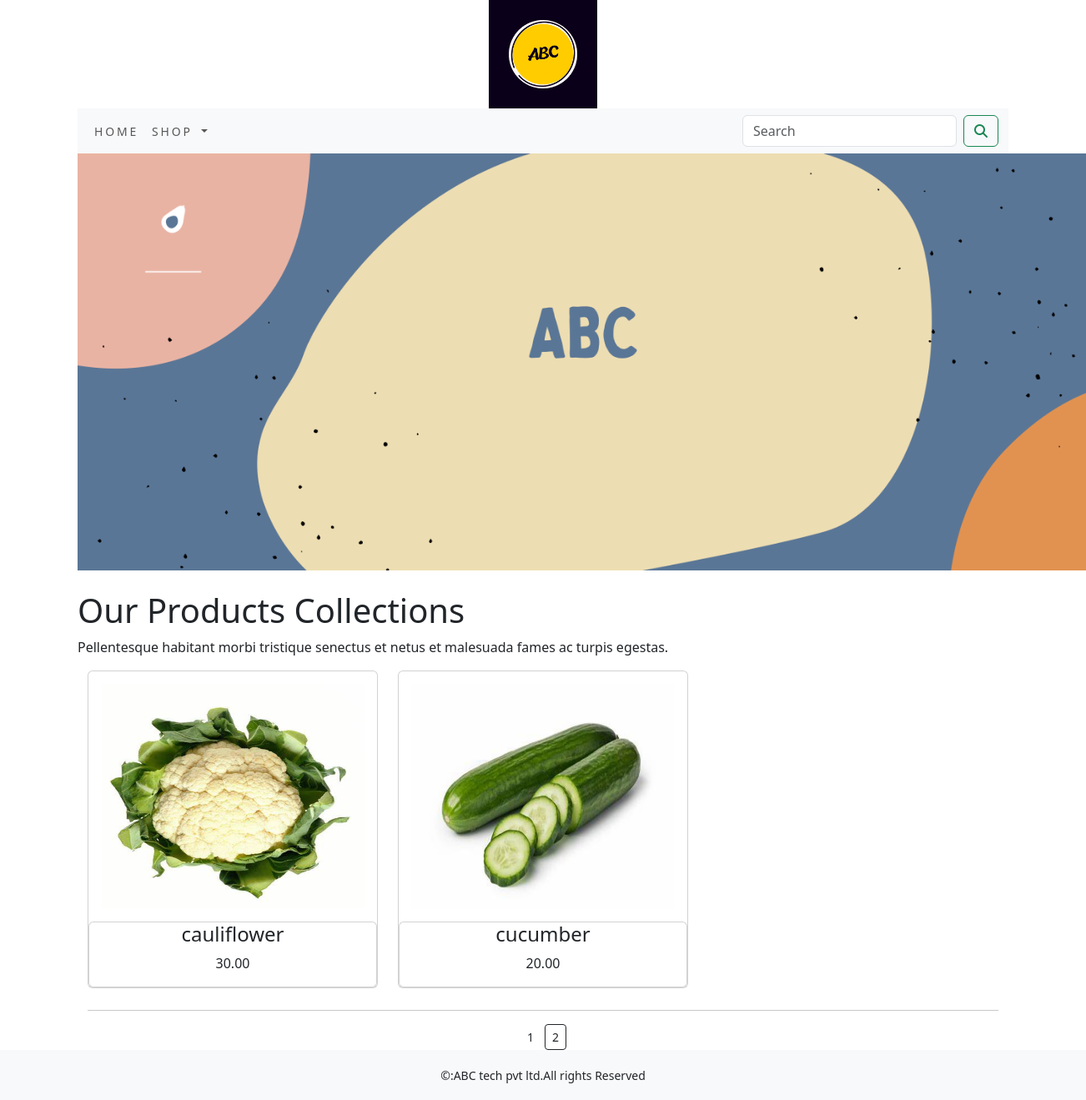
Screenshot of /shop/?page=2 with the database file from the repository.
### ecommerceapp/models.py (models this page shows, shortened)
class Product(models.Model):
    name=models.CharField(max_length=250, unique=True)
    slug=models.SlugField(max_length=250, unique=True)
    description=models.TextField(blank=True)
    price=models.DecimalField(max_digits=10,decimal_places=2)
    category=models.ForeignKey(Category,on_delete=models.CASCADE)
    image=models.ImageField(upload_to='category',blank=True)
    stock=models.IntegerField()
    available=models.BooleanField(default=True)
    created=models.DateTimeField(auto_now_add=True)
    updated=models.DateTimeField(auto_now=True)
    def get_url(self):
        return reverse('ecommerceapp:prodCatdetail',args=[self.category.slug,self.slug])
    class Meta:
        ordering=('name',)
        verbose_name='Product'
        verbose_name_plural='Products'

### ecommerceapp/views.py (the view)
# urls.py: path('',views.allProdCat,name='allProdCat'),
def allProdCat(request,c_slug=None):
    c_page=None
    products_list=None
    if c_slug!=None:
        c_page=get_object_or_404(Category,slug=c_slug)
        products_list=Product.objects.all().filter(category=c_page,available=True)
    else:
        products_list=Product.objects.all().filter(available=True)
    paginator=Paginator(products_list,6)
    try:
        page=int(request.GET.get('page','1'))
    except:
        page=1
    try:
        products=paginator.page(page)
    except(EmptyPage,InvalidPage):
        products=paginator.page(paginator.num_pages)
    return render(request,"category.html",{'category':c_page,'products':products})

### cart/context_processor.py (called while the page is built)
def counter(request):
    item_count=0
    if 'admin' in request.path:
        return {}
    else:
        try:
            cart=Cart.objects.filter(cart_id=_cart_id(request))
            cart_items=CartItem.objects.all().filter(cart=cart[:1])
            for cart_item in cart_items:
                item_count += cart_item.quantity
        except Cart.DoesNotExist:
            item_count=0
    return dict(item_count=item_count)

### cart/views.py (called while the page is built)
def _cart_id(request):
    cart=request.session.session_key
    if not cart:
        cart=request.session.create()
    return cart

### ecommerceapp/context_processor.py (called while the page is built)
def menu_links(requests):
    links=Category.objects.all()
    return dict(links=links)

### ecommerceapp/models.py (called while the page is built)
    def get_url(self):
        return reverse('ecommerceapp:product_by_category',args=[self.slug])

### template/category.html (shortened to what this page needs)
{% extends 'base.html' %}
{% load static %}
{% block content %}
  {% if category %}
    <div >
      <div>
        <p><a href="{% url 'ecommerceapp:allProdCat' %}">Our Products</a></p>
      </div>
    </div>
    <div>
      <img src="{{ category.image.url }}" alt="{{ category.name }}">
    </div><br>
    <div>
      <h1>{{category.name}}</h1>
      <p>{{category.description}}</p>
    </div>
  {% else %}
    <div>
      <img src="{% static 'img/Banner.png' %}" alt="Our Products" width="1250px">
    </div><br>
    <div>
      <h1>Our Products Collections</h1>
      <p>Pellentesque habitant morbi tristique senectus et netus et malesuada fames ac turpis egestas.</p>
    </div>
  {% endif %}
  <div class="container">
    <div class="row mx_auto">
      {% for product in products.object_list %}
        <div class="my_bottom_margin col-9 col-sm-12 col-md-4 xol-lg-4">
          <div class="card text-center" style="min-width:18rem;">
            <a href="{{ product.get_url }}">
              <img class="card-img-top my_image" src="{{ product.image.url }}" alt="{{ product.name }}" width="300px" height="300px">
            </a>
            <div class="card body">
              <h4>{{ product.name }}</h4>
              <p>{{ product.price }}</p>
            </div>
          </div>
        </div>
      {% endfor %}
    </div>
    <div>
      <div class="mx_auto">
        {% if products.paginator.num_pages > 1 %}
          <hr>
          <div class="text-center">
            {% for pg in products.paginator.page_range %}
            <a href="?page={{pg}}" class="btn bnt-light btn-sm {% if products.number == pg %} active {% endif %}">{{pg}}</a>
            {% endfor %}
          </div>
        {% endif %}
      </div>
    </div>
  </div>
{% endblock %}

### static/css/custom.css (style rules this page uses)
body { font-family: 'Roboto', sans-serif; }
.my_image { padding:15px; }
.my_bottom_margin { margin-bottom:10px; }

### rows the page displays
Product: image (picture), name "cauliflower", price "30.00"
Product: image (picture), name "cucumber", price "20.00"

### other values shown
{{ pg }} "1" "2"
